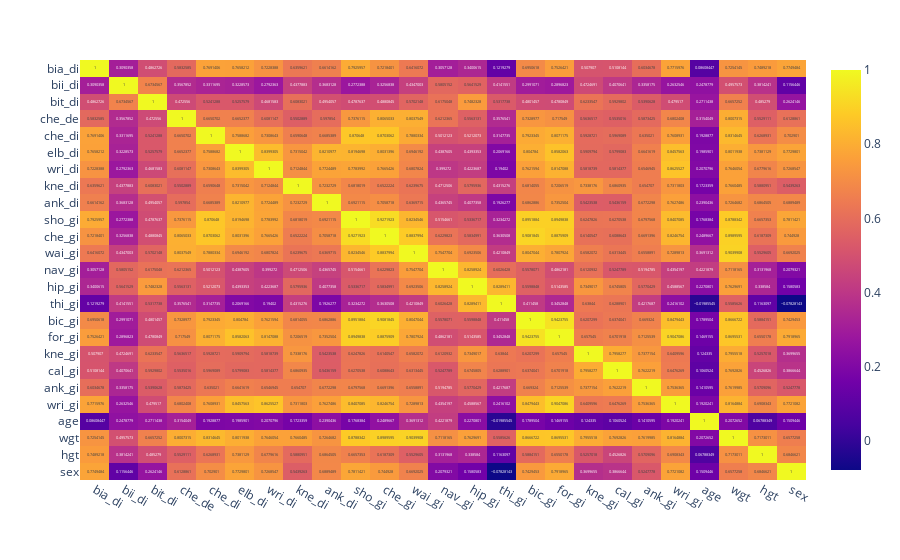

The code cell stored with this chart in its notebook:
### Code cell
# Part 2 Task 1
fig = px.imshow(
    body_df.corr(), text_auto=True, aspect='auto'
)
fig.show()

### Figure 1 — Plotly figure (JSON) as saved in the notebook; plotly's stock layout.template omitted (floating-point values rounded to 4 significant figures; data arrays with more than 128 entries replaced by an {"elided": "..."} marker saying what was removed)
{"data": [{"coloraxis": "coloraxis", "hovertemplate": "x: %{x}<br>y: %{y}<br>color: %{z}<extra></extra>", "name": "0", "texttemplate": "%{z}", "type": "heatmap", "x": ["bia_di", "bii_di", "bit_di", "che_de", "che_di", "elb_di", "wri_di", "kne_di", "ank_di", "sho_gi", "che_gi", "wai_gi", "nav_gi", "hip_gi", "thi_gi", "bic_gi", "for_gi", "kne_gi", "cal_gi", "ank_gi", "wri_gi", "age", "wgt", "hgt", "sex"], "xaxis": "x", "y": ["bia_di", "bii_di", "bit_di", "che_de", "che_di", "elb_di", "wri_di", "kne_di", "ank_di", "sho_gi", "che_gi", "wai_gi", "nav_gi", "hip_gi", "thi_gi", "bic_gi", "for_gi", "kne_gi", "cal_gi", "ank_gi", "wri_gi", "age", "wgt", "hgt", "sex"], "yaxis": "y", "z": {"elided": "25x25 float values"}}], "layout": {"coloraxis": {"colorscale": [[0, "#0d0887"], [0.1111, "#46039f"], [0.2222, "#7201a8"], [0.3333, "#9c179e"], [0.4444, "#bd3786"], [0.5556, "#d8576b"], [0.6667, "#ed7953"], [0.7778, "#fb9f3a"], [0.8889, "#fdca26"], [1, "#f0f921"]]}, "margin": {"t": 60}, "xaxis": {"anchor": "y", "domain": [0, 1]}, "yaxis": {"anchor": "x", "autorange": "reversed", "domain": [0, 1]}}}
